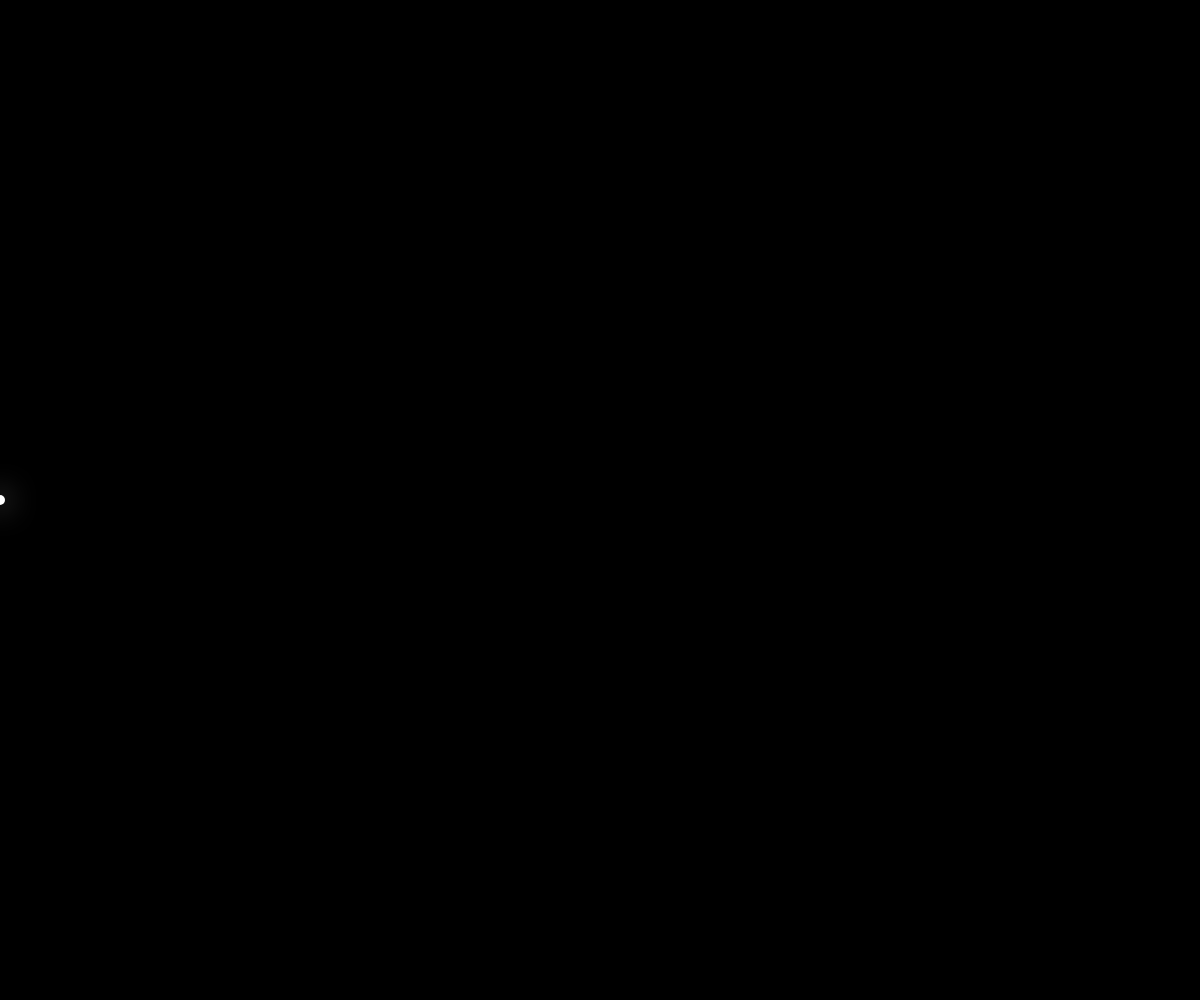
Frame 1 (no input)
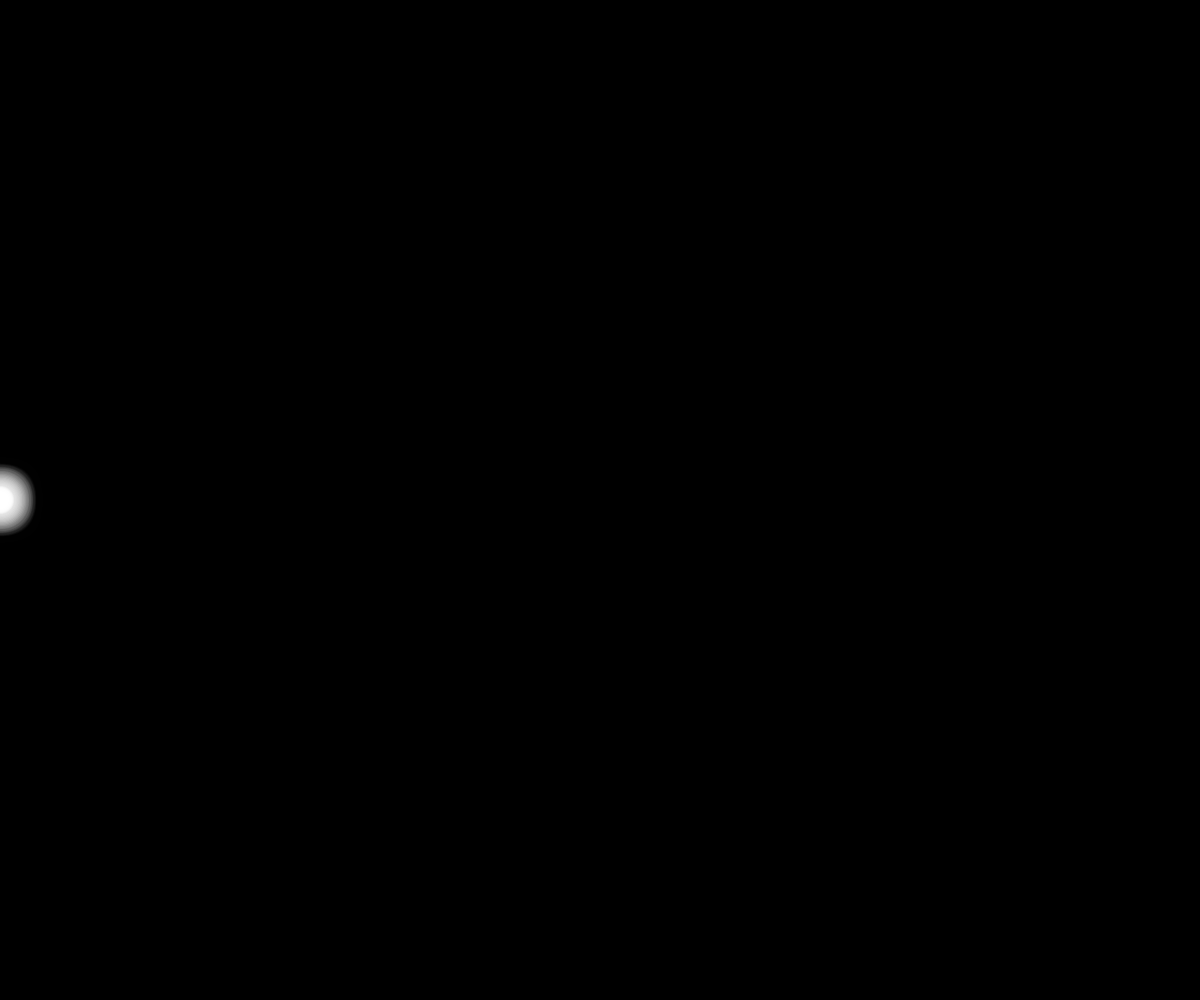
Frame 60 (no input)
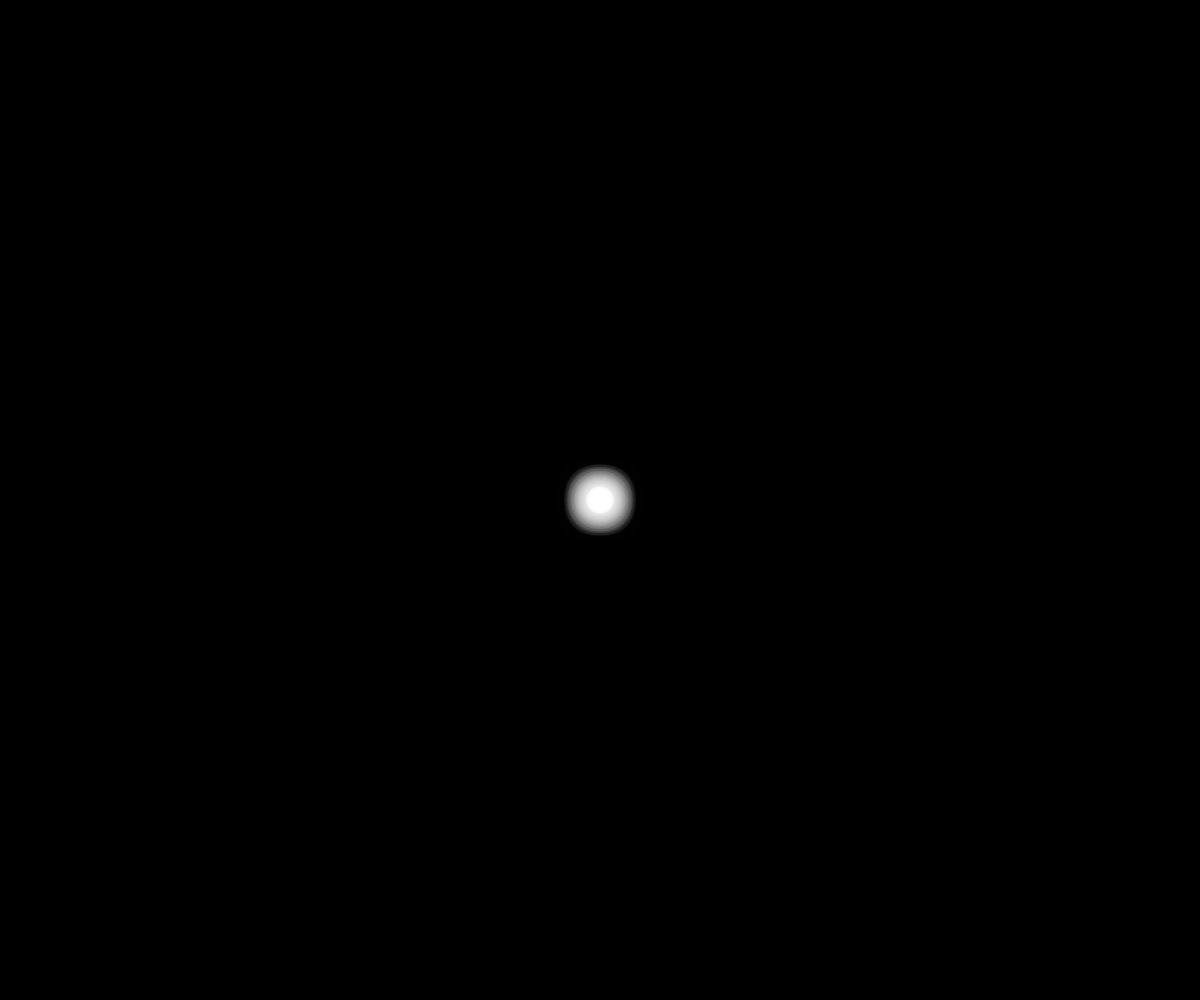
Frame 120 (the mouse pressed at the canvas centre since frame 60)

The p5.js sketch that drew these frames (run headless with seeded random() and noise() and a simulated clock; from frame 60 on, the mouse is pressed at the canvas centre):

// p5.js sketch
// ── sketch.js
let trail = [];

function setup() {
  createCanvas(windowWidth, windowHeight);
}

function draw() {
  background(0);

  
  
  // Create a vector for the ball at the mouseX position
  let ball = createVector(mouseX, height / 2);
  trail.push(ball);
  noStroke();

  // Limit the trail length to 50
  if (trail.length > 50) {
    trail.splice(0, 1);
  }

  // Set up the glow and blur effect
  drawingContext.shadowBlur = 30; // Adjust the blur intensity
  drawingContext.shadowColor = color(255); // White glow effect

  // Draw the trail and the ball
  noFill();
  for (let i = 0; i < trail.length; i++) {
    let pos = trail[i];
    let size = map(i, 0, trail.length, 10, 30);  // Ball size changes with trail position
    fill(255, 255 - i * 5);  // Fading trail effect
    ellipse(pos.x, pos.y, size, size);
  }
}
// ── particle.js
class Particle {
  constructor(x, y){
    this.pos = createVector(x, y)
    this.vel = createVector(0, 0)
    this.acc = p5.Vector.random2D();
    this.acc.mult(0.02);
    this.life = 255;
    this.done = false;
    this.hueValue = 0;
  }
  
  update(){
    this.finished();
    
    this.vel.add(this.acc);
    this.pos.add(this.vel);
    
    this.life -= 2;
  }
  display(){
    noStroke();
    fill(170, 170, 160, this.life);
    ellipse(this.pos.x, this.pos.y, 5, 5);
  }

  finished(){
    if (this.life < 0){
      this.done = true;
    } else {
      this.done = false;
    }
  }
} 
